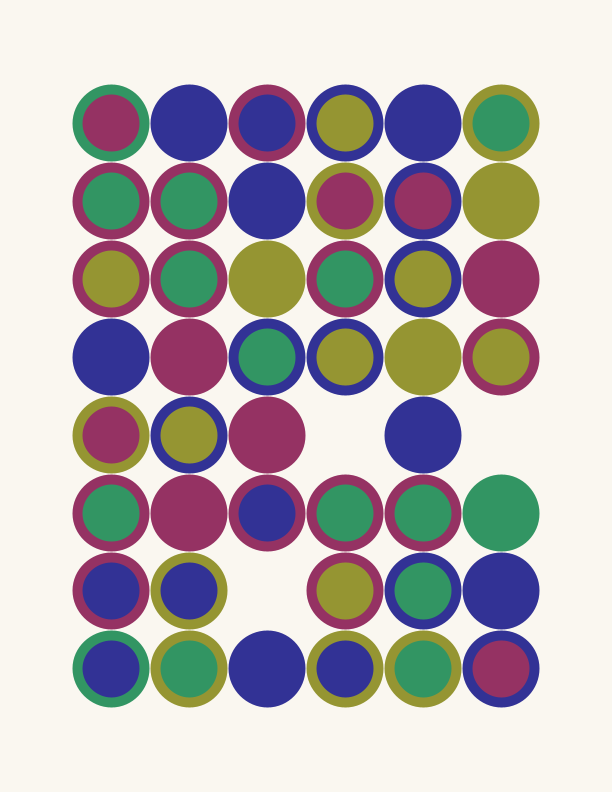
Frame 1 (no input)
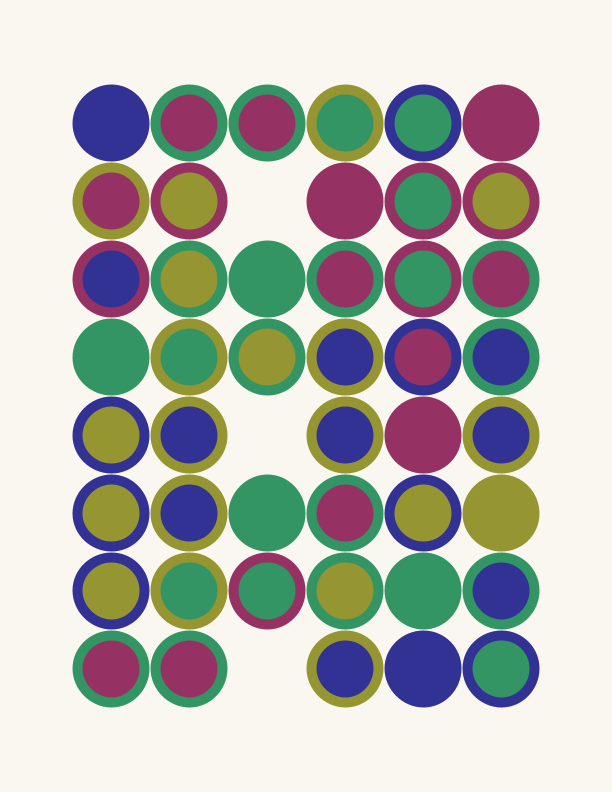
Frame 2 (the mouse pressed at the canvas centre, redrawn once)

The Processing sketch that drew these frames (run headless with seeded random() and noise(); the mouse was pressed at the canvas centre and the sketch redrawn once):

// Processing sketch: Step12_EmptyCells
// ── Step12_EmptyCells.pde
/* ===========================================================
   STEP 12 — LET SOME CELLS BE EMPTY
   ===========================================================

   In this step some cells are left empty, picked at random.

   Two things to do:
     - add the fullness line
     - wrap everything inside the inner loop in the new if

   Watch the braces. Everything that was inside the inner loop
   now sits one level deeper, and needs one more closing brace
   at the end.

   =========================================================== */

// ---------- THE PAGE ------------------------------------
int pageWidth = 612;     // 8.5 inches when printed
int pageHeight = 792;    // 11 inches when printed
float pageMargin = 72;   // 1 inch when printed

// ---------- THE GRID ------------------------------------
int numberOfColumns = 6;
int numberOfRows = 8;
float sizeRatio = 0.85;   // leaves room for the outline
// *************************
// ***** ADD THIS LINE *****
// *************************
float fullness = 0.9;    // 1.0 fills every cell, 0.3 is sparse

// ---------- THE LOOK ------------------------------------
color[] palette = {
  color( 50,  50, 149),
  color(149,  50,  99),
  color(149, 149,  50),
  color( 50, 149,  99),
};

float strokeThickness = 10;

// ---------- WORKED OUT FROM THE NUMBERS ABOVE -----------
float drawingWidth = pageWidth - 2 * pageMargin;
float drawingHeight = pageHeight - 2 * pageMargin;
float cellSize = min(drawingWidth / numberOfColumns, drawingHeight / numberOfRows);
float diameter = cellSize * sizeRatio;

float gridLeft = (pageWidth - numberOfColumns * cellSize) / 2;
float gridTop = (pageHeight - numberOfRows * cellSize) / 2;

// ---------- THE DRAWING ---------------------------------
void settings() {
  size(pageWidth, pageHeight);
  pixelDensity(1);   // one pixel for every point on the page
}

void setup() {
  noLoop();   // draw once, then wait
}

void draw() {
  background(250, 247, 240);
  strokeWeight(strokeThickness);

  for (int column = 0; column < numberOfColumns; column++) {
    for (int row = 0; row < numberOfRows; row++) {

      // **********************************************
      // ***** ADD THIS if, AND ITS CLOSING BRACE *****
      // **********************************************
      if (random(1) < fullness) {

        float centerX = gridLeft + column * cellSize + cellSize / 2;
        float centerY = gridTop + row * cellSize + cellSize / 2;

        int whichColor = int(random(palette.length));
        fill(palette[whichColor]);

        int whichStrokeColor = int(random(palette.length));
        stroke(palette[whichStrokeColor]);

        ellipse(centerX, centerY, diameter, diameter);
      }
    }
  }
}

/* ===========================================================
   Notes:

   HOW THE TEST WORKS

       random(1)             a decimal between 0 and 1
       random(1) < 0.9       true about 90% of the time

   So with fullness = 0.9, about nine cells in ten get a
   circle. Which ones changes every run.

   IF IT STOPPED WORKING

   The braces are the likely cause. Press Ctrl-T (Cmd-T on a
   Mac) to auto-format. If the indentation comes out looking
   wrong, the braces are wrong, and the shape of the code will
   show you where.

   TRY THESE:
     // -------------------------------------------------
     // replace float fullness = 0.9; with one of these

     float fullness = 1.0;    // every cell filled, as in step 11

     float fullness = 0.5;    // about half the cells

     float fullness = 0.35;   // mostly empty

     float fullness = 0.05;   // two or three circles on the page

   =========================================================== */
